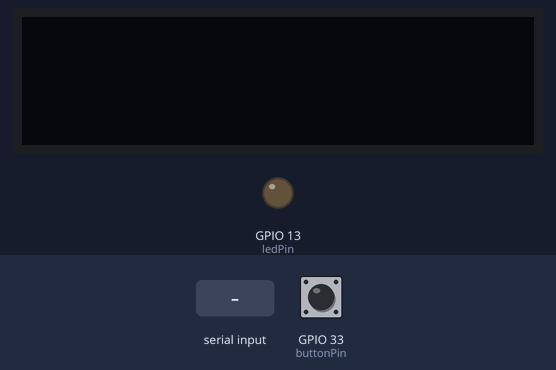
The sketch below on a simulated ESP32. Parts: 128×32 one-colour display, output pins drawn as LEDs (lit = HIGH). The inputs (shaded band) are chosen by the test bench; at power-on: GPIO 33 (buttonPin) LOW. What the sketch prints to the serial monitor is not drawn.

Above: at 1.2 s.
1.3 s: "start\n" received over Serial
At 2.1 s:
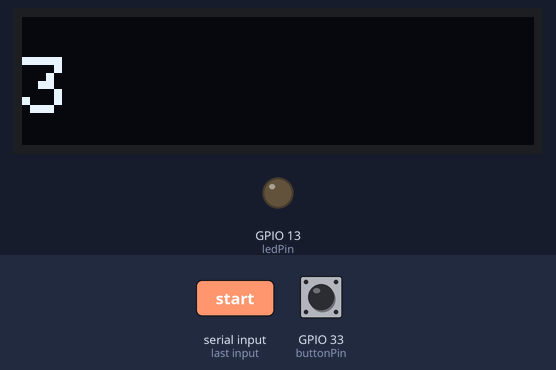
4.3 s: GPIO 33 (buttonPin) pulled HIGH for 1 s
At 6.8 s:
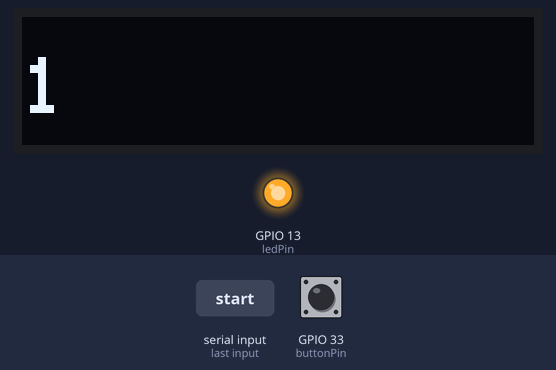
7.1 s: "stop\n" received over Serial
At 7.6 s:
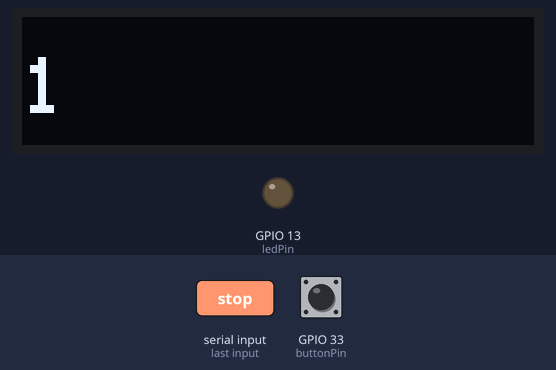
Timing chart, 0 to 10.1 s (numbered marks = the images above; inputs shaded):
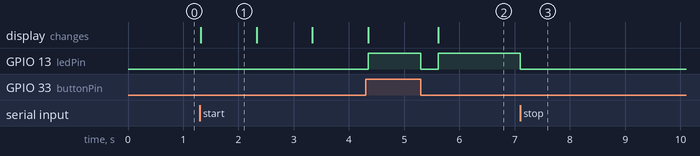

Measured:
- after the input at 1.3 s, the display: changes at once (image 1)
- after the input at 7.1 s, GPIO 13 (ledPin): HIGH → LOW at once
- what the display in image 1 shows lasts 1.0 s, from 1.3 s to 2.3 s

The sketch:

esp32.ino
```cpp
#include <Wire.h>
#include <Adafruit_GFX.h>
#include <Adafruit_SSD1306.h>

#define RED 0xF800
#define SCREEN_WIDTH 128
#define SCREEN_HEIGHT 32

Adafruit_SSD1306 display(SCREEN_WIDTH, SCREEN_HEIGHT, &Wire, -1);

const int buttonPin = 33;
const int ledPin = 13;
const unsigned long minButtonPressDuration = 200;

int nbrLEDOff = 0;
int lastButtonState = 0;
bool started = false;
unsigned long buttonPressStartTime = 0;

void setup() {
  Serial.begin(115200);
  pinMode(ledPin, OUTPUT);
  pinMode(buttonPin, INPUT);
  if(!display.begin(SSD1306_SWITCHCAPVCC, 0x3C)) {
    Serial.println(F("SSD1306 allocation failed"));
    for(;;);
  }
  display.clearDisplay();
}

void loop() {
  if (Serial.available() > 0) {
    String input = Serial.readStringUntil('\n');
    input.trim();

    if (input == "start") {
      nbrLEDOff = 0;
      display.clearDisplay();
      display.setTextSize(2);
      display.setTextColor(WHITE);
      display.setCursor(0, 10);
      display.println("3");
      display.display();
      delay(1000);
      display.clearDisplay();
      display.setCursor(0, 10);
      display.println("2");
      display.display();
      delay(1000);
      display.clearDisplay();
      display.setCursor(0, 10);
      display.println("1");
      display.display();
      delay(1000);
      display.clearDisplay();
      display.setCursor(0, 10);
      display.println(nbrLEDOff);
      display.display();
      started = true;
    } else if (input == "stop") {
      started = false;
      digitalWrite(ledPin, LOW);
    }
  }

  if (started) {
    int buttonState = digitalRead(buttonPin);
    digitalWrite(ledPin, HIGH);

    if (lastButtonState != buttonState) {
      lastButtonState = buttonState;

      if (buttonState == HIGH) {
        buttonPressStartTime = millis();
      } else if (buttonState == LOW) {
        unsigned long buttonPressDuration = millis() - buttonPressStartTime;

        if (buttonPressDuration >= minButtonPressDuration) {
          digitalWrite(ledPin, LOW);
          delay(300);
          nbrLEDOff = nbrLEDOff + 1;
          display.clearDisplay();
          display.setCursor(0, 10);
          display.println(nbrLEDOff);
          display.display();
          Serial.write("LED_OFF\n");
        }
      }
    }
  }
}
```
